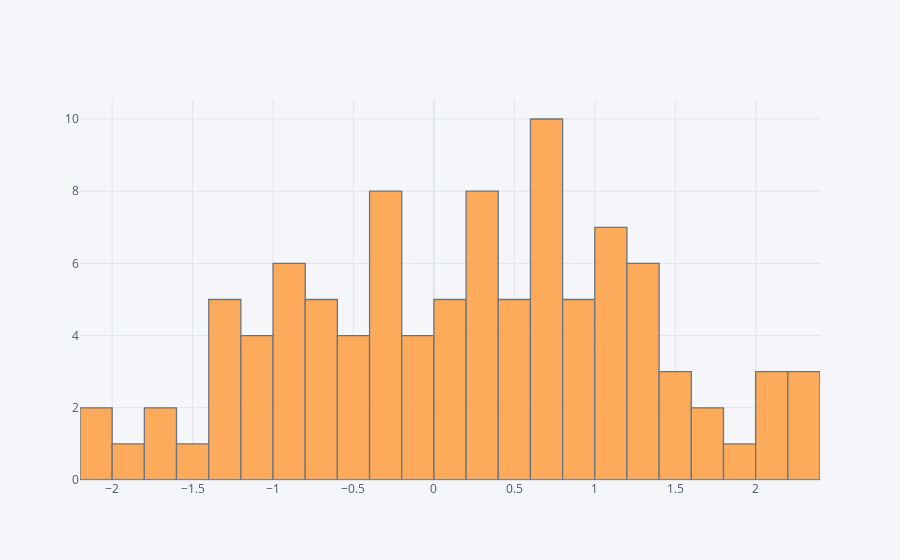

Source (notebook cell):
### Markdown cell above
## histogram

### Code cell
df['A'].iplot(kind='hist',bins=25)

### Figure 1 — Plotly figure (JSON) as saved in the notebook; plotly's stock layout.template omitted (floating-point values rounded to 4 significant figures)
{"data": [{"histfunc": "count", "histnorm": "", "marker": {"color": "rgba(255, 153, 51, 1.0)", "line": {"color": "#4D5663", "width": 1.3}}, "name": "A", "nbinsx": 25, "opacity": 0.8, "orientation": "v", "type": "histogram", "x": [-0.005758, 0.6358, 1.208, -0.4284, 1.014, 0.7055, -0.8315, 0.7729, 0.7005, -1.232, -0.414, 1.132, -0.3932, 0.5264, 0.318, -0.2226, -1.672, 1.278, -0.2399, -1.248, 0.5976, 0.3857, 0.256, -0.2462, 2.257, -2.151, 1.549, 2.209, -1.499, 1.106, 2.045, 2.248, -0.6933, -0.1278, -1.911, -1.212, -0.7758, -0.3874, -0.9464, 1.673, 0.7218, -0.3313, 0.696, -0.6648, -0.8113, 0.1808, 1.392, 0.4638, -0.4116, 0.9607, 0.4856, -0.2172, -0.7347, 0.9093, -2.024, -1.225, -1.203, -0.6922, 0.7661, 0.1192, -1.088, 1.139, 0.8147, -0.4273, 1.232, -1.132, -0.3088, 1.366, 0.3718, -1.119, 1.828, 1.361, 0.07123, -0.1483, -1.669, 0.8067, 0.7748, 0.6497, 2.14, -1.098, 0.2282, -0.1493, 1.422, 0.6915, 0.1499, 1.012, 1.061, 0.8914, 0.01232, 0.2645, 1.575, -0.8798, 1.746, 2.153, -0.8802, 1.169, 0.4982, 0.2075, -0.8481, 0.2371]}], "layout": {"barmode": "overlay", "legend": {"bgcolor": "#F5F6F9", "font": {"color": "#4D5663"}}, "paper_bgcolor": "#F5F6F9", "plot_bgcolor": "#F5F6F9", "title": {"font": {"color": "#4D5663"}}, "xaxis": {"gridcolor": "#E1E5ED", "showgrid": true, "tickfont": {"color": "#4D5663"}, "title": {"font": {"color": "#4D5663"}, "text": ""}, "zerolinecolor": "#E1E5ED"}, "yaxis": {"gridcolor": "#E1E5ED", "showgrid": true, "tickfont": {"color": "#4D5663"}, "title": {"font": {"color": "#4D5663"}, "text": ""}, "zerolinecolor": "#E1E5ED"}}}
